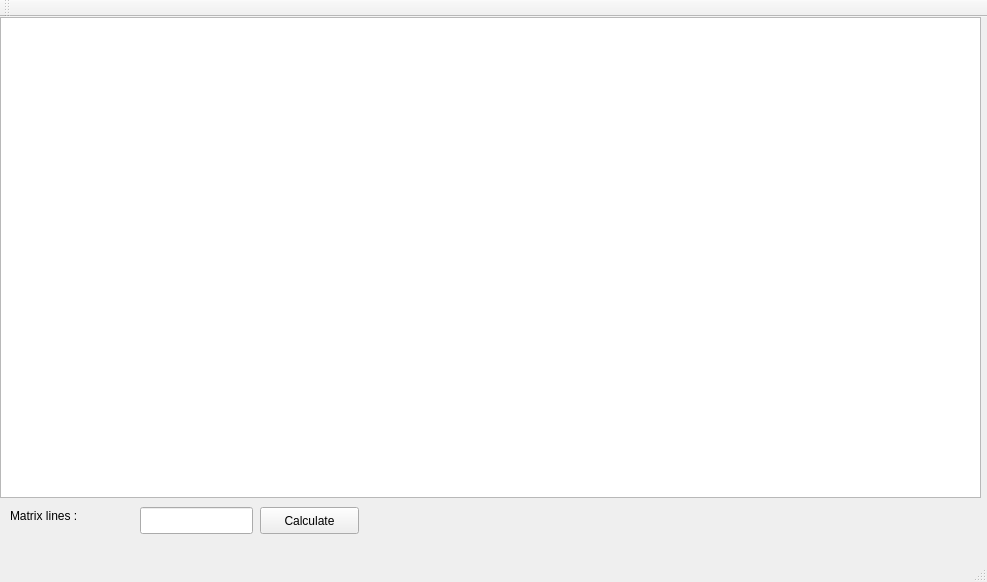
<?xml version="1.0" encoding="UTF-8"?>
<ui version="4.0">
 <class>CN_HW2</class>
 <widget class="QMainWindow" name="CN_HW2">
  <property name="geometry">
   <rect>
    <x>0</x>
    <y>0</y>
    <width>987</width>
    <height>582</height>
   </rect>
  </property>
  <property name="windowTitle">
   <string>CN_HW2</string>
  </property>
  <widget class="QWidget" name="centralWidget">
   <widget class="QLineEdit" name="matrixN">
    <property name="geometry">
     <rect>
      <x>140</x>
      <y>490</y>
      <width>113</width>
      <height>27</height>
     </rect>
    </property>
   </widget>
   <widget class="QTextBrowser" name="textBrowser">
    <property name="geometry">
     <rect>
      <x>0</x>
      <y>0</y>
      <width>981</width>
      <height>481</height>
     </rect>
    </property>
   </widget>
   <widget class="QPushButton" name="calculateSol">
    <property name="geometry">
     <rect>
      <x>260</x>
      <y>490</y>
      <width>99</width>
      <height>27</height>
     </rect>
    </property>
    <property name="text">
     <string>Calculate</string>
    </property>
   </widget>
   <widget class="QLabel" name="label">
    <property name="geometry">
     <rect>
      <x>10</x>
      <y>490</y>
      <width>111</width>
      <height>17</height>
     </rect>
    </property>
    <property name="text">
     <string>Matrix lines :</string>
    </property>
   </widget>
  </widget>
  <widget class="QMenuBar" name="menuBar">
   <property name="geometry">
    <rect>
     <x>0</x>
     <y>0</y>
     <width>987</width>
     <height>25</height>
    </rect>
   </property>
  </widget>
  <widget class="QToolBar" name="mainToolBar">
   <attribute name="toolBarArea">
    <enum>TopToolBarArea</enum>
   </attribute>
   <attribute name="toolBarBreak">
    <bool>false</bool>
   </attribute>
  </widget>
  <widget class="QStatusBar" name="statusBar"/>
 </widget>
 <layoutdefault spacing="6" margin="11"/>
 <resources/>
 <connections/>
</ui>
